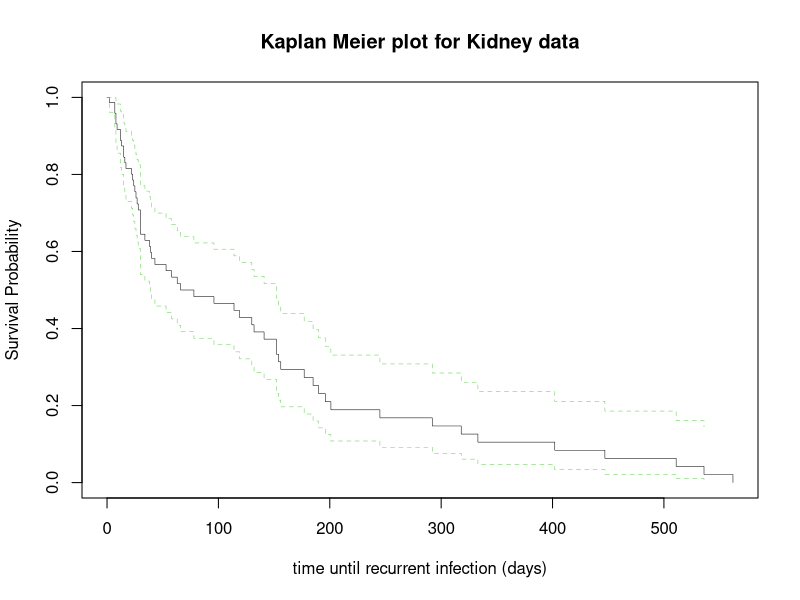
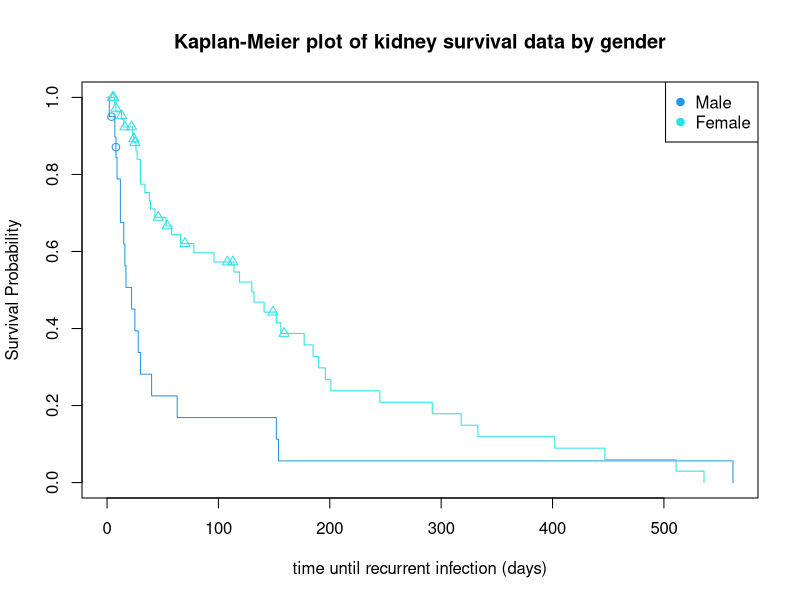
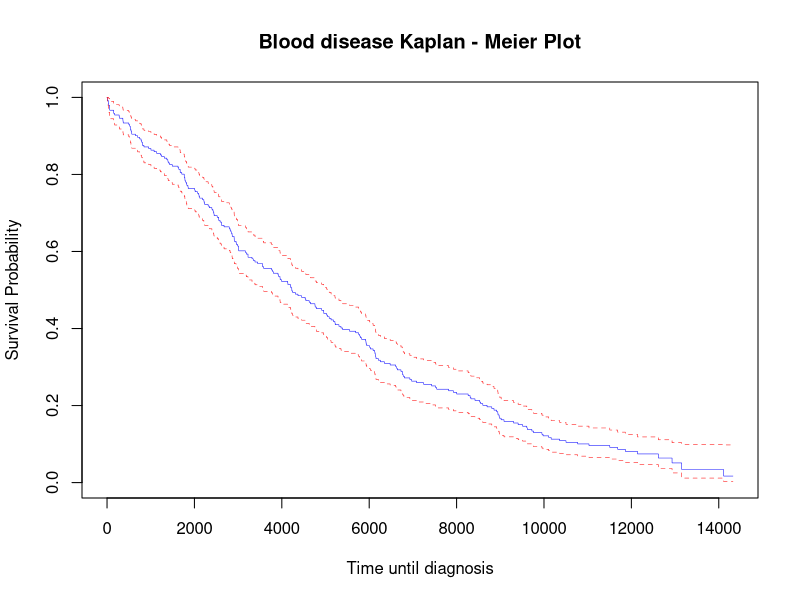
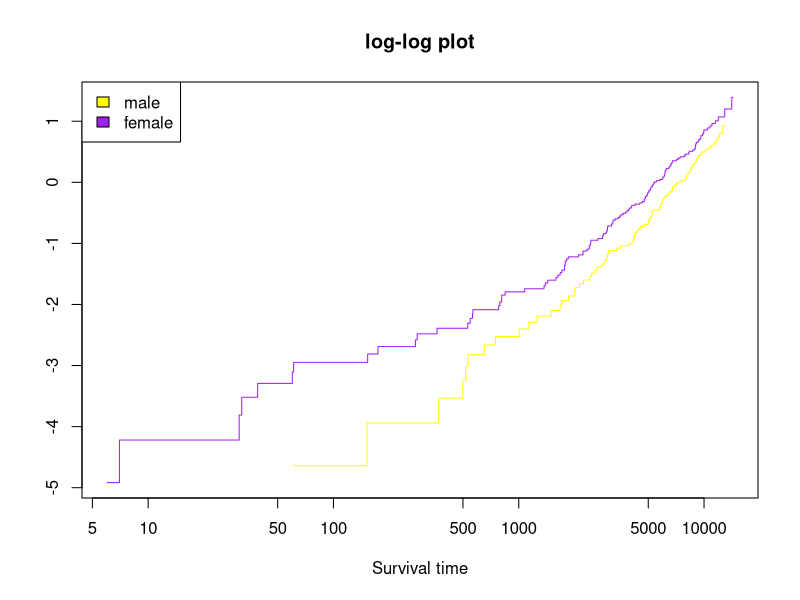
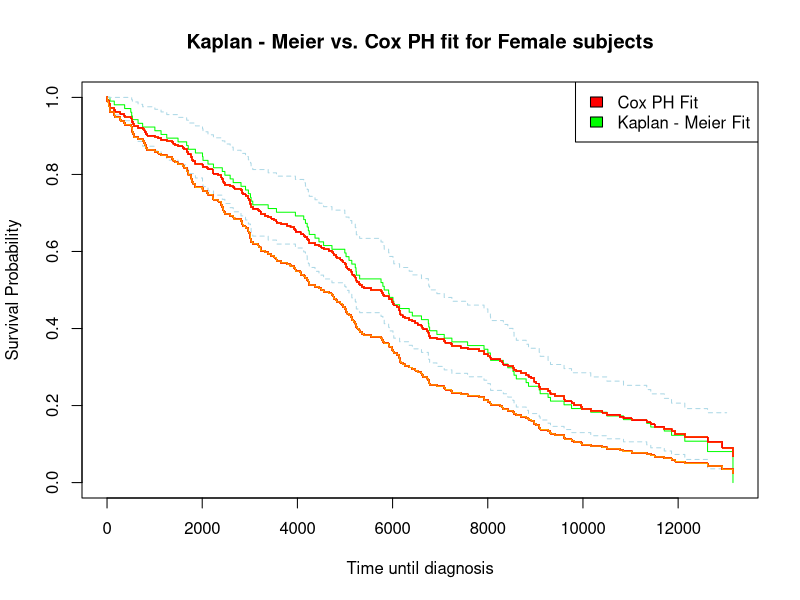

Write the R code that produced these figures, in order.
## ---- chunk 1
knitr::opts_chunk$set(echo = TRUE)
## ---- chunk 2
library(survival)
data(kidney)

kidney.time <- kidney[,2]

kidney.cns <- kidney[,3]

kidney.surv <- Surv(kidney.time, kidney.cns)

kidney.km <- survfit(kidney.surv ~ 1)

plot(kidney.km, main = "Kaplan Meier plot for Kidney data",
xlab = "time until recurrent infection (days)",
ylab = "Survival Probability", lwd = .5, col = c(1,3,3))

## ---- chunk 3
survdiff(Surv(kidney.time,kidney.cns)~sex,data=kidney)
#1 is male, 2 is female
## ---- chunk 4


kidney.sex <- survfit(Surv(kidney.time,kidney.cns)~sex,data=kidney)
kidney.sex

plot(kidney.sex, col = 4:5, mark = 1:2,
     main = "Kaplan-Meier plot of kidney survival data by gender",
     xlab = "time until recurrent infection (days)",
     ylab = "Survival Probability")
legend("topright",legend=c("Male","Female"),col=4:5,pch=rep(19,2))
## ---- chunk 5
kidney.coxph <- coxph(Surv(kidney.time,kidney.cns)~sex,data=kidney)
kidney.coxph
summary(kidney.coxph)
## ---- chunk 6
kidney.male <- kidney[kidney$sex==1,]
kidney.male
## ---- chunk 7
data(mgus)

mgus.time <- mgus[,7]

mgus.cns <- mgus[,8]

mgus.sex <- survfit(Surv(mgus.time,mgus.cns)~sex,data=mgus)

mgus.coxph <- coxph(Surv(mgus.time,mgus.cns)~sex, data = mgus)
mgus.coxph
## ---- chunk 8
mgus.coxph_2 <- coxph(Surv(mgus.time,mgus.cns)~sex + age + alb + creat +
hgb + mspike, data = mgus)

mgus.coxph_2
## ---- chunk 9
mgus.coxph_3 <- coxph(Surv(mgus.time,mgus.cns)~sex + age + creat+ hgb, data = mgus)
mgus.coxph_3
## ---- chunk 10

#replace missing values in pctime with values from futime
idx <- is.na(mgus$pctime)

mgus$pctime[idx] <- mgus$futime[idx]
mgus

mgus.time1 <- mgus[,6]

mgus.cns1 <- mgus[,8]

mgus.surv1 <- Surv(mgus.time1, mgus.cns1)

mgus.km1 <- survfit(mgus.surv1 ~ 1)

plot(mgus.km1, main = "Blood disease Kaplan - Meier Plot", 
xlab = "Time until diagnosis", ylab = "Survival Probability", 
col = c("Blue","Red", "Red"), lwd = .5)
## ---- chunk 11
mgus.coxph1 <- coxph(Surv(mgus.time1,mgus.cns1)~mspike, data = mgus)
mgus.coxph1
## ---- chunk 12
mgus.coxph1.2 <- coxph(Surv(mgus.time1,mgus.cns1)~mspike+ sex + age +alb + hgb, data = mgus)
mgus.coxph1.2
## ---- chunk 13
mgus.sex

plot(mgus.sex, fun = 'cloglog', 
main = "log-log plot", xlab = "Survival time", 
col = c("Yellow", "Purple"))
legend('topleft', c("male", "female"), fill = c("Yellow", "Purple"))
## ---- chunk 14
#by_sex <- mgus[,3]



mgus_sex <- Surv(mgus$futime, mgus$death)

sex_coxph <- coxph(mgus_sex ~ mgus[,3])
sex_coxph



plot(survfit(mgus_sex ~ 1, subset = (mgus[,3] == "female")), 
conf.int=T, main  = "Kaplan - Meier vs. Cox PH fit for Female subjects",
ylab = "Survival Probability", 
xlab = "Time until diagnosis", col =c("Green", "Light Blue", "Light Blue"))
lines(survfit(sex_coxph, data.frame(sex = c("female"))), conf.int = F,
col = c("Orange", "Red", "Red"))
legend("topright", c("Cox PH Fit", "Kaplan - Meier Fit"), fill = c("Red", "Green"))



## ---- chunk 15
cox.zph(sex_coxph)
